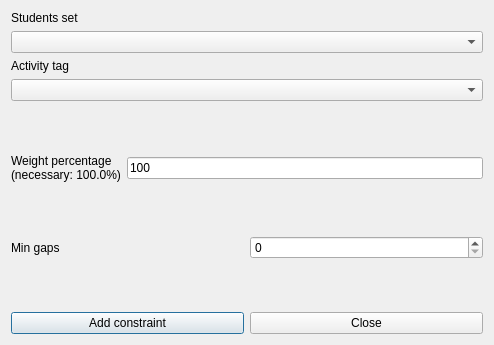
<?xml version="1.0" encoding="UTF-8"?>
<ui version="4.0">
 <class>AddConstraintStudentsSetMinGapsBetweenActivityTagForm_template</class>
 <widget class="QDialog" name="AddConstraintStudentsSetMinGapsBetweenActivityTagForm_template">
  <property name="geometry">
   <rect>
    <x>0</x>
    <y>0</y>
    <width>494</width>
    <height>345</height>
   </rect>
  </property>
  <property name="windowTitle">
   <string extracomment="This is the title of the dialog to add a new constraint of this type">Add students set min gaps between activity tag</string>
  </property>
  <layout class="QVBoxLayout" name="verticalLayout_2">
   <item>
    <layout class="QVBoxLayout" name="verticalLayout">
     <item>
      <widget class="QLabel" name="studentsTextLabel">
       <property name="frameShape">
        <enum>QFrame::NoFrame</enum>
       </property>
       <property name="frameShadow">
        <enum>QFrame::Plain</enum>
       </property>
       <property name="text">
        <string>Students set</string>
       </property>
       <property name="wordWrap">
        <bool>false</bool>
       </property>
      </widget>
     </item>
     <item>
      <widget class="QComboBox" name="studentsComboBox">
       <property name="editable">
        <bool>false</bool>
       </property>
       <property name="insertPolicy">
        <enum>QComboBox::NoInsert</enum>
       </property>
       <property name="duplicatesEnabled">
        <bool>false</bool>
       </property>
      </widget>
     </item>
     <item>
      <widget class="QLabel" name="activityTagTextLabel">
       <property name="frameShape">
        <enum>QFrame::NoFrame</enum>
       </property>
       <property name="frameShadow">
        <enum>QFrame::Plain</enum>
       </property>
       <property name="text">
        <string>Activity tag</string>
       </property>
       <property name="wordWrap">
        <bool>false</bool>
       </property>
      </widget>
     </item>
     <item>
      <widget class="QComboBox" name="activityTagComboBox">
       <property name="editable">
        <bool>false</bool>
       </property>
       <property name="insertPolicy">
        <enum>QComboBox::NoInsert</enum>
       </property>
       <property name="duplicatesEnabled">
        <bool>false</bool>
       </property>
      </widget>
     </item>
    </layout>
   </item>
   <item>
    <spacer name="spacer1">
     <property name="orientation">
      <enum>Qt::Vertical</enum>
     </property>
     <property name="sizeType">
      <enum>QSizePolicy::Expanding</enum>
     </property>
     <property name="sizeHint" stdset="0">
      <size>
       <width>20</width>
       <height>31</height>
      </size>
     </property>
    </spacer>
   </item>
   <item>
    <layout class="QHBoxLayout" name="horizontalLayout">
     <item>
      <widget class="QLabel" name="weightTextLabel">
       <property name="frameShape">
        <enum>QFrame::NoFrame</enum>
       </property>
       <property name="frameShadow">
        <enum>QFrame::Plain</enum>
       </property>
       <property name="text">
        <string>Weight percentage
(necessary: 100.0%)</string>
       </property>
       <property name="wordWrap">
        <bool>false</bool>
       </property>
      </widget>
     </item>
     <item>
      <widget class="QLineEdit" name="weightLineEdit">
       <property name="text">
        <string notr="true">100</string>
       </property>
      </widget>
     </item>
    </layout>
   </item>
   <item>
    <spacer name="spacer1_2">
     <property name="orientation">
      <enum>Qt::Vertical</enum>
     </property>
     <property name="sizeType">
      <enum>QSizePolicy::Expanding</enum>
     </property>
     <property name="sizeHint" stdset="0">
      <size>
       <width>20</width>
       <height>18</height>
      </size>
     </property>
    </spacer>
   </item>
   <item>
    <layout class="QHBoxLayout" name="horizontalLayout_2">
     <item>
      <widget class="QLabel" name="minGapsTextLabel">
       <property name="frameShape">
        <enum>QFrame::NoFrame</enum>
       </property>
       <property name="frameShadow">
        <enum>QFrame::Plain</enum>
       </property>
       <property name="text">
        <string>Min gaps</string>
       </property>
       <property name="wordWrap">
        <bool>false</bool>
       </property>
      </widget>
     </item>
     <item>
      <widget class="QSpinBox" name="minGapsSpinBox"/>
     </item>
    </layout>
   </item>
   <item>
    <spacer name="spacer1_3">
     <property name="orientation">
      <enum>Qt::Vertical</enum>
     </property>
     <property name="sizeType">
      <enum>QSizePolicy::Expanding</enum>
     </property>
     <property name="sizeHint" stdset="0">
      <size>
       <width>20</width>
       <height>16</height>
      </size>
     </property>
    </spacer>
   </item>
   <item>
    <layout class="QHBoxLayout">
     <item>
      <widget class="QPushButton" name="addConstraintPushButton">
       <property name="text">
        <string>Add constraint</string>
       </property>
      </widget>
     </item>
     <item>
      <widget class="QPushButton" name="closePushButton">
       <property name="text">
        <string>Close</string>
       </property>
      </widget>
     </item>
    </layout>
   </item>
  </layout>
 </widget>
 <layoutdefault spacing="6" margin="11"/>
 <resources/>
 <connections/>
</ui>
